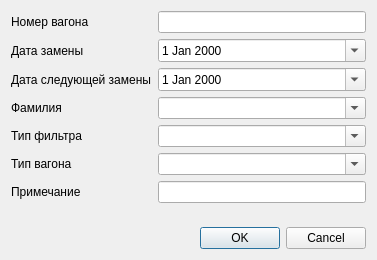
<?xml version="1.0" encoding="UTF-8"?>
<ui version="4.0">
 <class>EditDialog</class>
 <widget class="QDialog" name="EditDialog">
  <property name="geometry">
   <rect>
    <x>0</x>
    <y>0</y>
    <width>377</width>
    <height>260</height>
   </rect>
  </property>
  <property name="windowTitle">
   <string>Новый вагон</string>
  </property>
  <property name="windowIcon">
   <iconset resource="../qfilter.qrc">
    <normaloff>:/inons/resources/new-item.png</normaloff>:/inons/resources/new-item.png</iconset>
  </property>
  <layout class="QVBoxLayout" name="verticalLayout">
   <item>
    <layout class="QFormLayout" name="formLayout">
     <item row="0" column="0">
      <widget class="QLabel" name="wagonNumberLabel">
       <property name="text">
        <string>Номер вагона</string>
       </property>
      </widget>
     </item>
     <item row="1" column="0">
      <widget class="QLabel" name="replacementDateLabel">
       <property name="text">
        <string>Дата замены</string>
       </property>
      </widget>
     </item>
     <item row="2" column="0">
      <widget class="QLabel" name="nextReplacementDateLabel">
       <property name="text">
        <string>Дата следующей замены</string>
       </property>
      </widget>
     </item>
     <item row="3" column="0">
      <widget class="QLabel" name="surnameLabel">
       <property name="text">
        <string>Фамилия</string>
       </property>
      </widget>
     </item>
     <item row="4" column="0">
      <widget class="QLabel" name="filterTypeLabel">
       <property name="text">
        <string>Тип фильтра</string>
       </property>
      </widget>
     </item>
     <item row="5" column="0">
      <widget class="QLabel" name="wagonTypeLabel">
       <property name="text">
        <string>Тип вагона</string>
       </property>
      </widget>
     </item>
     <item row="0" column="1">
      <widget class="QLineEdit" name="wagonNumberEdit"/>
     </item>
     <item row="1" column="1">
      <widget class="QDateEdit" name="replacementDateEdit">
       <property name="calendarPopup">
        <bool>true</bool>
       </property>
      </widget>
     </item>
     <item row="2" column="1">
      <widget class="QDateEdit" name="nextReplacementDateEdit">
       <property name="calendarPopup">
        <bool>true</bool>
       </property>
      </widget>
     </item>
     <item row="3" column="1">
      <widget class="QComboBox" name="surnameComboBox">
       <property name="editable">
        <bool>true</bool>
       </property>
      </widget>
     </item>
     <item row="4" column="1">
      <widget class="QComboBox" name="filterTypeComboBox">
       <property name="editable">
        <bool>true</bool>
       </property>
      </widget>
     </item>
     <item row="5" column="1">
      <widget class="QComboBox" name="wagonTypeComboBox">
       <property name="editable">
        <bool>true</bool>
       </property>
      </widget>
     </item>
     <item row="6" column="0">
      <widget class="QLabel" name="commentLabel">
       <property name="text">
        <string>Примечание</string>
       </property>
      </widget>
     </item>
     <item row="6" column="1">
      <widget class="QLineEdit" name="commentEdit"/>
     </item>
    </layout>
   </item>
   <item>
    <widget class="QDialogButtonBox" name="buttonBox">
     <property name="orientation">
      <enum>Qt::Horizontal</enum>
     </property>
     <property name="standardButtons">
      <set>QDialogButtonBox::Cancel|QDialogButtonBox::Ok</set>
     </property>
    </widget>
   </item>
  </layout>
 </widget>
 <resources>
  <include location="../qfilter.qrc"/>
 </resources>
 <connections>
  <connection>
   <sender>buttonBox</sender>
   <signal>accepted()</signal>
   <receiver>EditDialog</receiver>
   <slot>accept()</slot>
   <hints>
    <hint type="sourcelabel">
     <x>248</x>
     <y>254</y>
    </hint>
    <hint type="destinationlabel">
     <x>157</x>
     <y>274</y>
    </hint>
   </hints>
  </connection>
  <connection>
   <sender>buttonBox</sender>
   <signal>rejected()</signal>
   <receiver>EditDialog</receiver>
   <slot>reject()</slot>
   <hints>
    <hint type="sourcelabel">
     <x>316</x>
     <y>260</y>
    </hint>
    <hint type="destinationlabel">
     <x>286</x>
     <y>274</y>
    </hint>
   </hints>
  </connection>
 </connections>
</ui>
